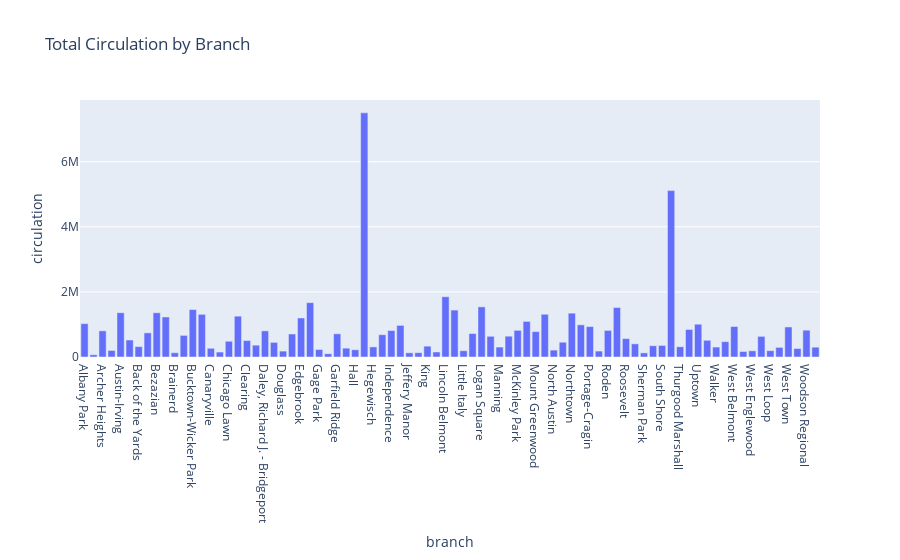

Notebook code for this chart:
### Code cell
# Bar plots with plotly
# Aggregate circulation by branch
total_circulation_by_branch = df_long.groupby('branch')['circulation'].sum().reset_index()

# Create a bar plot
fig = px.bar(total_circulation_by_branch, x='branch', y='circulation', title='Total Circulation by Branch')
fig.show()

### Figure 1 — Plotly figure (JSON) as saved in the notebook; plotly's stock layout.template omitted (floating-point values rounded to 4 significant figures)
{"data": [{"hovertemplate": "branch=%{x}<br>circulation=%{y}<extra></extra>", "legendgroup": "", "marker": {"color": "#636efa", "pattern": {"shape": ""}}, "name": "", "orientation": "v", "showlegend": false, "textposition": "auto", "type": "bar", "x": ["Albany Park", "Altgeld", "Archer Heights", "Austin", "Austin-Irving", "Avalon", "Back of the Yards", "Beverly", "Bezazian", "Blackstone", "Brainerd", "Brighton Park", "Bucktown-Wicker Park", "Budlong Woods", "Canaryville", "Chicago Bee", "Chicago Lawn", "Chinatown", "Clearing", "Coleman", "Daley, Richard J. - Bridgeport", "Daley, Richard M. - W Humboldt", "Douglass", "Dunning", "Edgebrook", "Edgewater", "Gage Park", "Galewood-Mont Clare", "Garfield Ridge", "Greater Grand Crossing", "Hall", "Harold Washington Library Center", "Hegewisch", "Humboldt Park", "Independence", "Jefferson Park", "Jeffery Manor", "Kelly", "King", "Legler Regional", "Lincoln Belmont", "Lincoln Park", "Little Italy", "Little Village", "Logan Square", "Lozano", "Manning", "Mayfair", "McKinley Park", "Merlo", "Mount Greenwood", "Near North", "North Austin", "North Pulaski", "Northtown", "Oriole Park", "Portage-Cragin", "Pullman", "Roden", "Rogers Park", "Roosevelt", "Scottsdale", "Sherman Park", "South Chicago", "South Shore", "Sulzer Regional", "Thurgood Marshall", "Toman", "Uptown", "Vodak-East Side", "Walker", "Water Works", "West Belmont", "West Chicago Avenue", "West Englewood", "West Lawn", "West Loop", "West Pullman", "West Town", "Whitney M. Young, Jr.", "Woodson Regional", "Wrightwood-Ashburn"], "xaxis": "x", "y": [1024714, 68358, 803014, 200107, 1359700, 521328, 319410, 741816, 1357922, 1229306, 130953, 663572, 1456669, 1310179, 266802, 151966, 483963, 1254240, 504609, 363101, 803229, 449132, 181105, 706114, 1198611, 1668693, 229768, 100660, 712455, 271075, 222347, 7498041, 310291, 684816, 813331, 971132, 128846, 133055, 333261, 154630, 1850964, 1441173, 192860, 719817, 1539816, 635644, 305853, 639148, 818851, 1092935, 780002, 1313103, 211355, 453873, 1345624, 988152, 934599, 182173, 816320, 1520681, 564923, 404335, 126517, 345690, 354679, 5110245, 314823, 845699, 1006576, 512780, 305136, 472069, 936633, 169102, 190400, 633908, 194310, 295327, 922876, 259680, 823793, 302285], "yaxis": "y"}], "layout": {"barmode": "relative", "legend": {"tracegroupgap": 0}, "title": {"text": "Total Circulation by Branch"}, "xaxis": {"anchor": "y", "domain": [0, 1], "title": {"text": "branch"}}, "yaxis": {"anchor": "x", "domain": [0, 1], "title": {"text": "circulation"}}}}
